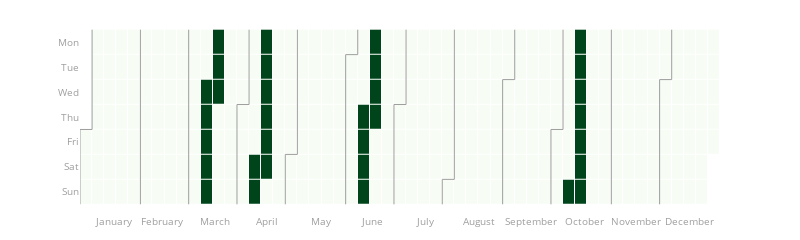

The code cell stored with this chart in its notebook:
### Code cell
calendar = my_methods.manuring_periods(year, mais_week, rice_week, cereal_week, custom_week)

### Figure 1 — Plotly figure (JSON) as saved in the notebook; plotly's stock layout.template omitted (floating-point values rounded to 4 significant figures; data arrays with more than 128 entries replaced by an {"elided": "..."} marker saying what was removed)
{"data": [{"colorscale": [[0, "rgb(247,252,245)"], [0.125, "rgb(229,245,224)"], [0.25, "rgb(199,233,192)"], [0.375, "rgb(161,217,155)"], [0.5, "rgb(116,196,118)"], [0.625, "rgb(65,171,93)"], [0.75, "rgb(35,139,69)"], [0.875, "rgb(0,109,44)"], [1, "rgb(0,68,27)"]], "customdata": {"elided": "365x2 str values"}, "hovertemplate": "%{customdata[0]} <br>%{customdata[1]}=%{z} <br>Week=%{x}", "name": "2021", "showscale": false, "type": "heatmap", "x": {"elided": "365 int values"}, "xaxis": "x", "xgap": 1, "y": {"elided": "365 int values"}, "yaxis": "y", "ygap": 1, "z": {"elided": "365 int values"}}, {"hoverinfo": "skip", "line": {"color": "#9e9e9e", "width": 1}, "mode": "lines", "type": "scatter", "x": [-0.5, -0.5], "xaxis": "x", "y": [3.5, 6.5], "yaxis": "y"}, {"hoverinfo": "skip", "line": {"color": "#9e9e9e", "width": 1}, "mode": "lines", "type": "scatter", "x": [-0.5, 0.5], "xaxis": "x", "y": [3.5, 3.5], "yaxis": "y"}, {"hoverinfo": "skip", "line": {"color": "#9e9e9e", "width": 1}, "mode": "lines", "type": "scatter", "x": [0.5, 0.5], "xaxis": "x", "y": [3.5, -0.5], "yaxis": "y"}, {"hoverinfo": "skip", "line": {"color": "#9e9e9e", "width": 1}, "mode": "lines", "type": "scatter", "x": [4.5, 4.5], "xaxis": "x", "y": [-0.5, 6.5], "yaxis": "y"}, {"hoverinfo": "skip", "line": {"color": "#9e9e9e", "width": 1}, "mode": "lines", "type": "scatter", "x": [8.5, 8.5], "xaxis": "x", "y": [-0.5, 6.5], "yaxis": "y"}, {"hoverinfo": "skip", "line": {"color": "#9e9e9e", "width": 1}, "mode": "lines", "type": "scatter", "x": [12.5, 12.5], "xaxis": "x", "y": [2.5, 6.5], "yaxis": "y"}, {"hoverinfo": "skip", "line": {"color": "#9e9e9e", "width": 1}, "mode": "lines", "type": "scatter", "x": [12.5, 13.5], "xaxis": "x", "y": [2.5, 2.5], "yaxis": "y"}, {"hoverinfo": "skip", "line": {"color": "#9e9e9e", "width": 1}, "mode": "lines", "type": "scatter", "x": [13.5, 13.5], "xaxis": "x", "y": [2.5, -0.5], "yaxis": "y"}, {"hoverinfo": "skip", "line": {"color": "#9e9e9e", "width": 1}, "mode": "lines", "type": "scatter", "x": [16.5, 16.5], "xaxis": "x", "y": [4.5, 6.5], "yaxis": "y"}, {"hoverinfo": "skip", "line": {"color": "#9e9e9e", "width": 1}, "mode": "lines", "type": "scatter", "x": [16.5, 17.5], "xaxis": "x", "y": [4.5, 4.5], "yaxis": "y"}, {"hoverinfo": "skip", "line": {"color": "#9e9e9e", "width": 1}, "mode": "lines", "type": "scatter", "x": [17.5, 17.5], "xaxis": "x", "y": [4.5, -0.5], "yaxis": "y"}, {"hoverinfo": "skip", "line": {"color": "#9e9e9e", "width": 1}, "mode": "lines", "type": "scatter", "x": [21.5, 21.5], "xaxis": "x", "y": [0.5, 6.5], "yaxis": "y"}, {"hoverinfo": "skip", "line": {"color": "#9e9e9e", "width": 1}, "mode": "lines", "type": "scatter", "x": [21.5, 22.5], "xaxis": "x", "y": [0.5, 0.5], "yaxis": "y"}, {"hoverinfo": "skip", "line": {"color": "#9e9e9e", "width": 1}, "mode": "lines", "type": "scatter", "x": [22.5, 22.5], "xaxis": "x", "y": [0.5, -0.5], "yaxis": "y"}, {"hoverinfo": "skip", "line": {"color": "#9e9e9e", "width": 1}, "mode": "lines", "type": "scatter", "x": [25.5, 25.5], "xaxis": "x", "y": [2.5, 6.5], "yaxis": "y"}, {"hoverinfo": "skip", "line": {"color": "#9e9e9e", "width": 1}, "mode": "lines", "type": "scatter", "x": [25.5, 26.5], "xaxis": "x", "y": [2.5, 2.5], "yaxis": "y"}, {"hoverinfo": "skip", "line": {"color": "#9e9e9e", "width": 1}, "mode": "lines", "type": "scatter", "x": [26.5, 26.5], "xaxis": "x", "y": [2.5, -0.5], "yaxis": "y"}, {"hoverinfo": "skip", "line": {"color": "#9e9e9e", "width": 1}, "mode": "lines", "type": "scatter", "x": [29.5, 29.5], "xaxis": "x", "y": [5.5, 6.5], "yaxis": "y"}, {"hoverinfo": "skip", "line": {"color": "#9e9e9e", "width": 1}, "mode": "lines", "type": "scatter", "x": [29.5, 30.5], "xaxis": "x", "y": [5.5, 5.5], "yaxis": "y"}, {"hoverinfo": "skip", "line": {"color": "#9e9e9e", "width": 1}, "mode": "lines", "type": "scatter", "x": [30.5, 30.5], "xaxis": "x", "y": [5.5, -0.5], "yaxis": "y"}, {"hoverinfo": "skip", "line": {"color": "#9e9e9e", "width": 1}, "mode": "lines", "type": "scatter", "x": [34.5, 34.5], "xaxis": "x", "y": [1.5, 6.5], "yaxis": "y"}, {"hoverinfo": "skip", "line": {"color": "#9e9e9e", "width": 1}, "mode": "lines", "type": "scatter", "x": [34.5, 35.5], "xaxis": "x", "y": [1.5, 1.5], "yaxis": "y"}, {"hoverinfo": "skip", "line": {"color": "#9e9e9e", "width": 1}, "mode": "lines", "type": "scatter", "x": [35.5, 35.5], "xaxis": "x", "y": [1.5, -0.5], "yaxis": "y"}, {"hoverinfo": "skip", "line": {"color": "#9e9e9e", "width": 1}, "mode": "lines", "type": "scatter", "x": [38.5, 38.5], "xaxis": "x", "y": [3.5, 6.5], "yaxis": "y"}, {"hoverinfo": "skip", "line": {"color": "#9e9e9e", "width": 1}, "mode": "lines", "type": "scatter", "x": [38.5, 39.5], "xaxis": "x", "y": [3.5, 3.5], "yaxis": "y"}, {"hoverinfo": "skip", "line": {"color": "#9e9e9e", "width": 1}, "mode": "lines", "type": "scatter", "x": [39.5, 39.5], "xaxis": "x", "y": [3.5, -0.5], "yaxis": "y"}, {"hoverinfo": "skip", "line": {"color": "#9e9e9e", "width": 1}, "mode": "lines", "type": "scatter", "x": [43.5, 43.5], "xaxis": "x", "y": [-0.5, 6.5], "yaxis": "y"}, {"hoverinfo": "skip", "line": {"color": "#9e9e9e", "width": 1}, "mode": "lines", "type": "scatter", "x": [47.5, 47.5], "xaxis": "x", "y": [1.5, 6.5], "yaxis": "y"}, {"hoverinfo": "skip", "line": {"color": "#9e9e9e", "width": 1}, "mode": "lines", "type": "scatter", "x": [47.5, 48.5], "xaxis": "x", "y": [1.5, 1.5], "yaxis": "y"}, {"hoverinfo": "skip", "line": {"color": "#9e9e9e", "width": 1}, "mode": "lines", "type": "scatter", "x": [48.5, 48.5], "xaxis": "x", "y": [1.5, -0.5], "yaxis": "y"}], "layout": {"font": {"color": "#9e9e9e", "size": 10}, "height": 150, "margin": {"b": 20, "t": 20}, "plot_bgcolor": "#fff", "showlegend": false, "title": {"text": ""}, "width": 800, "xaxis": {"anchor": "y", "autorange": true, "domain": [0, 1], "range": [-0.5, 52.5], "showgrid": false, "showline": false, "tickmode": "array", "ticktext": ["January", "February", "March", "April", "May", "June", "July", "August", "September", "October", "November", "December"], "tickvals": [2.286, 6.286, 10.71, 15, 19.43, 23.71, 28.14, 32.57, 36.86, 41.29, 45.57, 50], "type": "linear", "zeroline": false}, "yaxis": {"anchor": "x", "autorange": true, "domain": [0, 1], "range": [6.889, -0.8889], "showgrid": false, "showline": false, "tickmode": "array", "ticktext": ["Mon", "Tue", "Wed", "Thu", "Fri", "Sat", "Sun"], "tickvals": [0, 1, 2, 3, 4, 5, 6], "type": "linear", "zeroline": false}}}
